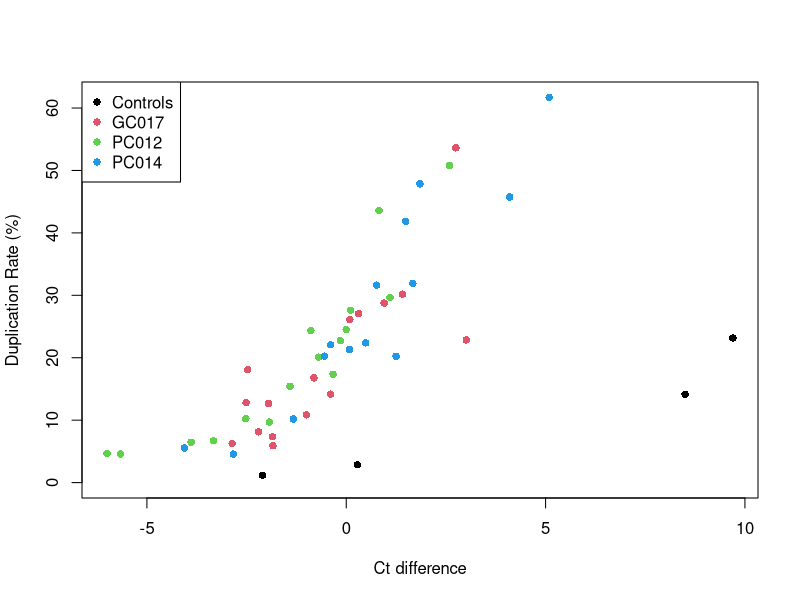

The R script that drew this image:
####Northern isles duplication

metadata <- read.csv("metadata.csv")

plot(metadata$Dct,metadata$duplication.rate,pch=16,col=as.factor(metadata$CoreID),xlab="Ct difference",ylab="Duplication Rate (%)")
legend("topleft",legend = c("Controls","GC017","PC012","PC014"),pch=16,col=c(1,2,3,4))
